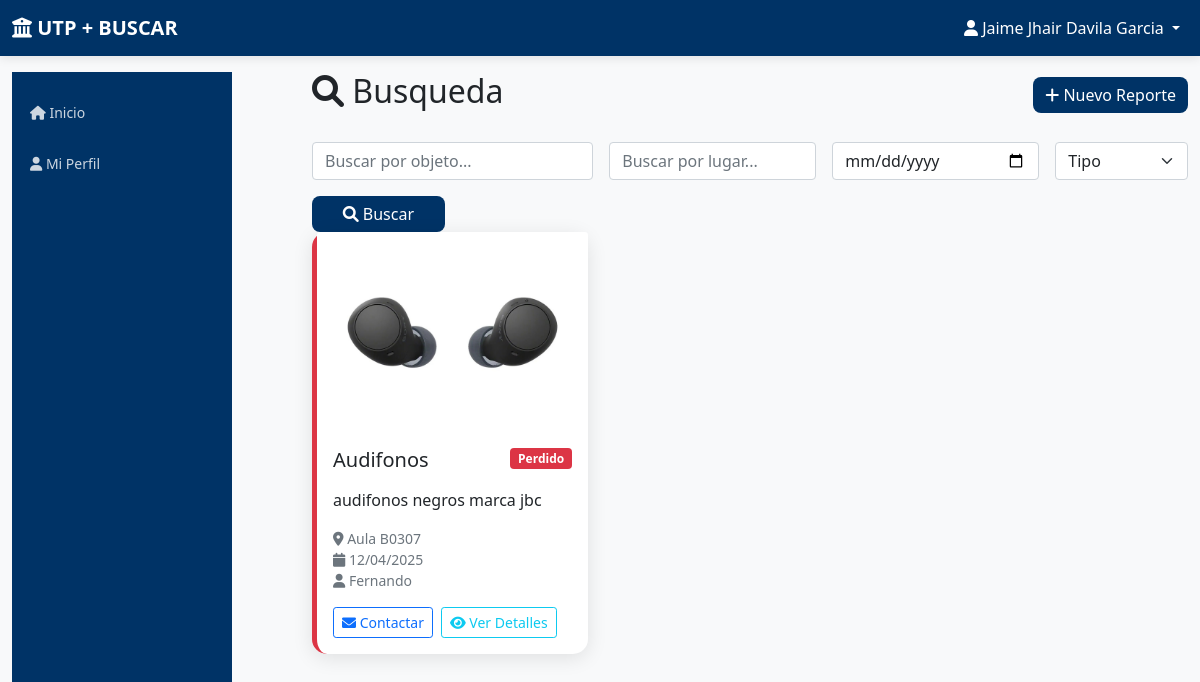
The app's page /dashboard (signed in), older data.
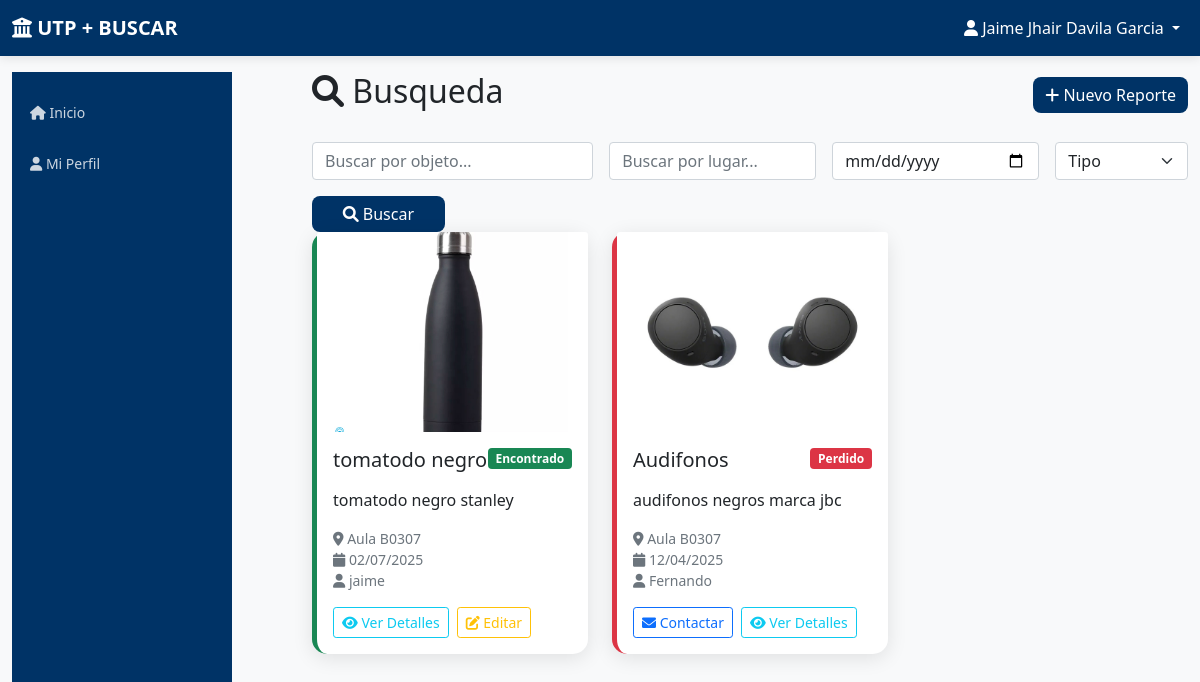
The same page, newer data.
### app.py (models this page shows)
class Report(db.Model):
    id = db.Column(db.Integer, primary_key=True)
    type = db.Column(db.String(20), nullable=False)  # 'lost' or 'found'
    object_name = db.Column(db.String(100), nullable=False)
    description = db.Column(db.Text, nullable=False)
    location = db.Column(db.String(100), nullable=False)
    date_occurred = db.Column(db.Date, nullable=False)
    reporter_name = db.Column(db.String(100), nullable=False)
    contact_info = db.Column(db.String(150), nullable=False)
    image_filename = db.Column(db.String(100))
    status = db.Column(db.String(20), default='active')  # 'active', 'resolved', 'deleted'
    user_id = db.Column(db.Integer, db.ForeignKey('user.id'), nullable=False)
    created_at = db.Column(db.DateTime, default=datetime.utcnow)

### app.py (the view)
@app.route('/dashboard', methods=['GET', 'POST'])
def dashboard():
    if 'user_id' not in session:
        return redirect(url_for('login'))
    if request.method == 'POST':
        pass  # o algún return redirect(url_for(...))
    search_object = request.args.get('object', '')
    search_location = request.args.get('location', '')
    search_date = request.args.get('date', '')
    search_type = request.args.get('type', '')
    search_status = request.args.get('status', '')  # NUEVO: filtro de status
    query = Report.query
    if search_object:
        query = query.filter(Report.object_name.contains(search_object))
    if search_location:
        query = query.filter(Report.location.contains(search_location))
    if search_date:
        query = query.filter(Report.date_occurred == search_date)
    if search_type:
        query = query.filter(Report.type == search_type)
    if search_status:  # Solo filtrar por status si se especifica
        query = query.filter(Report.status == search_status)
    reports = query.order_by(Report.created_at.desc()).all()
    return render_template('dashboard.html', reports=reports)

### templates/dashboard.html (shortened to what the changed rows need)
{% extends "base.html" %}
{% block content %}
<div class="row">
    <div class="col-md-9">
        <div class="d-flex justify-content-between align-items-center mb-4">
            <h2><i class="fas fa-search"></i> Busqueda </h2>
        </div>
        <div class="row">
            {% for report in reports %}
<div class="col-md-6 col-lg-4 mb-4">
    <div class="card report-card
        {% if report.status == 'claimed' %}
            border-start border-5 border-success
        {% elif report.status == 'waiting' or report.type == 'found' %}
            border-start border-5 border-warning
        {% else %}
            border-start border-5 border-danger
        {% endif %}
    ">
        {% if report.image_filename %}
            <img src="{{ url_for('static', filename='uploads/' + report.image_filename) }}" class="card-img-top" style="height: 200px; object-fit: cover;">
        {% endif %}
        <div class="card-body">
            <div class="d-flex justify-content-between align-items-start mb-2">
                <h5 class="card-title">{{ report.object_name }}</h5>
<span class="badge
    {% if report.status == 'claimed' %}
        bg-success
    {% elif report.status == 'waiting' or report.type == 'found' %}
        bg-warning
    {% else %}
        bg-danger
    {% endif %}
">
    {% if report.status == 'claimed' %}
        Encontrado
    {% elif report.status == 'waiting' or report.type == 'found' %}
        Encontrado (En Espera)
    {% else %}
        Perdido
    {% endif %}
</span>
            </div>
            <p class="card-text">{{ report.description[:100] }}{% if report.description|length > 100 %}...{% endif %}</p>
            <div class="text-muted small mb-3">
                <i class="fas fa-map-marker-alt"></i> {{ report.location }}<br>
                <i class="fas fa-calendar"></i> {{ report.date_occurred.strftime('%d/%m/%Y') }}<br>
                <i class="fas fa-user"></i> {{ report.reporter_name }}
            </div>
            <div class="d-flex gap-2">
                {% if report.user_id != session['user_id'] %}
                    <a href="mailto:{{ report.contact_info }}" class="btn btn-sm btn-outline-primary">
                        <i class="fas fa-envelope"></i> Contactar
                    </a>
                {% endif %}
                <button class="btn btn-sm btn-outline-info"
                        data-bs-toggle="modal"
                        data-bs-target="#reportDetailModal"
                        onclick="showReportDetail(
                            '{{ report.object_name|escape }}',
                            '{{ report.description|escape }}',
                            '{{ report.location|escape }}',
                            '{{ report.date_occurred.strftime('%d/%m/%Y') }}',
                            '{{ report.reporter_name|escape }}',
                            '{{ report.contact_info|escape }}',
                            '{{ url_for('static', filename='uploads/' + report.image_filename) if report.image_filename else '' }}'
                        )">
                    <i class="fas fa-eye"></i> Ver Detalles
                </button>
                {% if report.user_id == session['user_id'] %}
                <a href="#"
                   class="btn btn-sm btn-outline-warning"
                   data-bs-toggle="modal"
                   data-bs-target="#editReportModal"
                   onclick="setReportData(
                       '{{ report.id }}',
                       '{{ report.status }}',
                       `{{ report.description | escape }}`,
                       `{{ report.location | escape }}`
                    )">
                     <i class="fas fa-edit"></i> Editar
                </a>
                {% endif %}
            </div>
        </div>
    </div>
</div>
            {% endfor %}
        </div>
    </div>
</div>
{% endblock %}

Row changes from the older to the newer data that the page shows:
added Report: image_filename (picture), object_name "tomatodo negro", status "Encontrado", description "tomatodo negro stanley", location "Aula B0307", date_occurred "02/07/2025", reporter_name "jaime"
